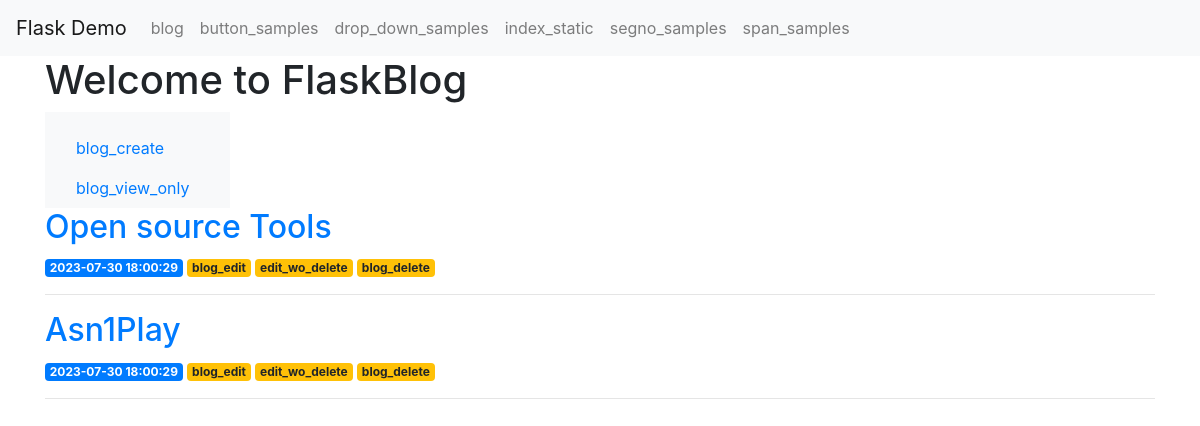
The app's page /blog, older data.
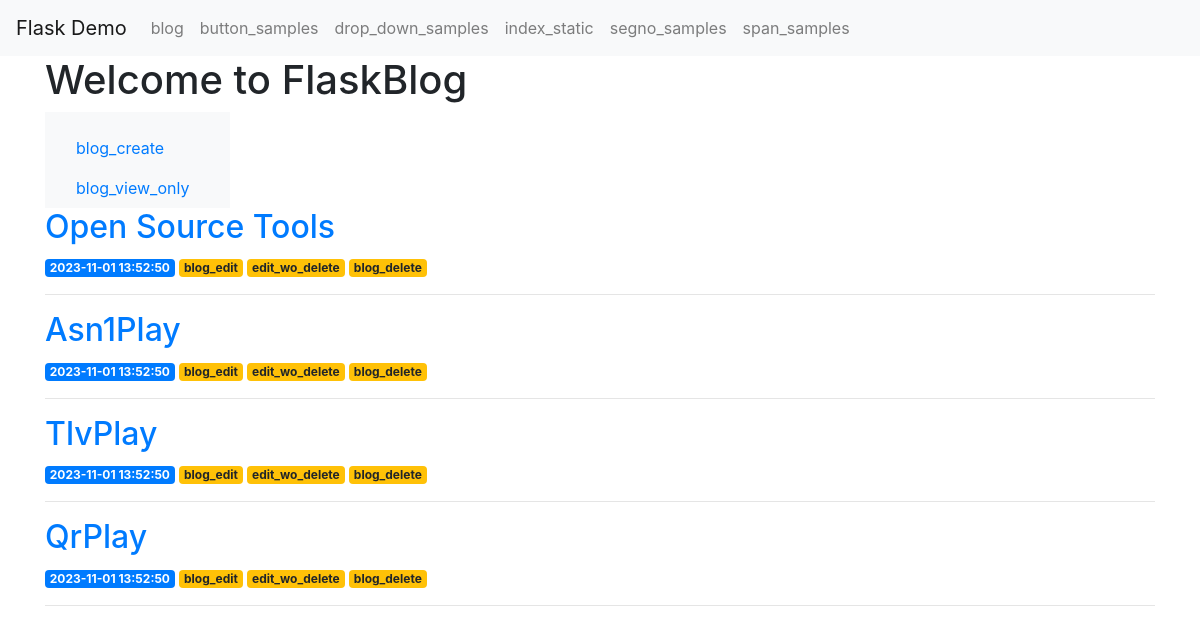
The same page, newer data.
### tables this page shows
CREATE TABLE posts (
    id INTEGER PRIMARY KEY AUTOINCREMENT,
    created TIMESTAMP NOT NULL DEFAULT CURRENT_TIMESTAMP,
    title TEXT NOT NULL,
    content TEXT NOT NULL,
    publisher TEXT NULL
);

### amenity_pj/extra/flask_demo/app.py (the view)
@app.route('/blog')
def blog():
    conn = get_db_connection()
    posts = conn.execute('SELECT * FROM posts').fetchall()
    conn.close()
    return render_template('blog.html', posts=posts)

### amenity_pj/extra/flask_demo/app.py (called while the page is built)
def get_db_connection():
    path = os.sep.join([os.path.dirname(os.path.realpath(__file__)), 'db', 'database.db'])
    conn = sqlite3.connect(path)
    conn.row_factory = sqlite3.Row
    return conn

### amenity_pj/extra/flask_demo/templates/blog.html
{% extends 'base.html' %}
{% block content %}
    <h1>{% block title %} Welcome to FlaskBlog {% endblock %}</h1>
    <div class="container-fluid">
        <div class="row">
            <nav id="sidebarMenu" class="col-md-3 col-lg-2 d-md-block bg-light sidebar collapse">
                <div class="sidebar-sticky pt-3">
                    <ul class="nav flex-column">
                        <li class="nav-item">
                            <a class="nav-link" href="{{ url_for('blog_create') }}">blog_create</a>
                        </li>
                        <li class="nav-item">
                            <a class="nav-link" href="{{ url_for('blog_view_only') }}">blog_view_only</a>
                        </li>
                    </ul>
                </div>
            </nav>
        </div>
    </div>
    {% for post in posts %}
        <a href="{{ url_for('blog_post', post_id=post['id']) }}">
            <h2>{{ post['title'] }}</h2>
        </a>
        <span class="badge badge-primary">{{ post['created'] }}</span>
        <a href="{{ url_for('blog_edit', id=post['id']) }}">
            <span class="badge badge-warning">blog_edit</span>
        </a>
        <a href="{{ url_for('blog_edit_wo_delete', id=post['id']) }}">
            <span class="badge badge-warning">edit_wo_delete</span>
        </a>
        <a href="{{ url_for('blog_delete', id=post['id']) }}">
            <span class="badge badge-warning">blog_delete</span>
        </a>
        <hr>
    {% endfor %}
{% endblock %}

### amenity_pj/extra/flask_demo/templates/base.html (shortened to what this page needs)
<!doctype html>
<html lang="en">
<head>
    <link rel="stylesheet" href="https://cdn.jsdelivr.net/npm/bootstrap@4.6.2/dist/css/bootstrap.min.css"
>
    <link rel="stylesheet"
          href="https://cdn.jsdelivr.net/npm/bootstrap-select@1.13.14/dist/css/bootstrap-select.min.css">
</head>
<body>
<nav class="navbar navbar-expand-md navbar-light bg-light">
    <a class="navbar-brand" href="{{ url_for('index') }}">Flask Demo</a>
    <div class="collapse navbar-collapse" id="navbarNav">
        <ul class="navbar-nav">
            <li class="nav-item">
                <a class="nav-link" href="{{ url_for('blog') }}">blog</a>
            </li>
            <li class="nav-item">
                <a class="nav-link" href="{{ url_for('button_samples') }}">button_samples</a>
            </li>
            <li class="nav-item">
                <a class="nav-link" href="{{ url_for('drop_down_samples') }}">drop_down_samples</a>
            </li>
            <li class="nav-item">
                <a class="nav-link" href="{{ url_for('index_static') }}">index_static</a>
            </li>
            <li class="nav-item">
                <a class="nav-link" href="{{ url_for('segno_samples') }}">segno_samples</a>
            </li>
            <li class="nav-item">
                <a class="nav-link" href="{{ url_for('span_samples') }}">span_samples</a>
            </li>
        </ul>
    </div>
</nav>
<div class="container">
    {% block content %} {% endblock %}
</div>
</body>
</html>

Row changes from the older to the newer data that the page shows:
changed posts: title "Open source Tools" → "Open Source Tools"; created "2023-07-30 18:00:29" → "2023-11-01 13:52:50"
changed posts "Asn1Play": created "2023-07-30 18:00:29" → "2023-11-01 13:52:50"
added posts: title "TlvPlay", created "2023-11-01 13:52:50"
added posts: title "QrPlay", created "2023-11-01 13:52:50"
